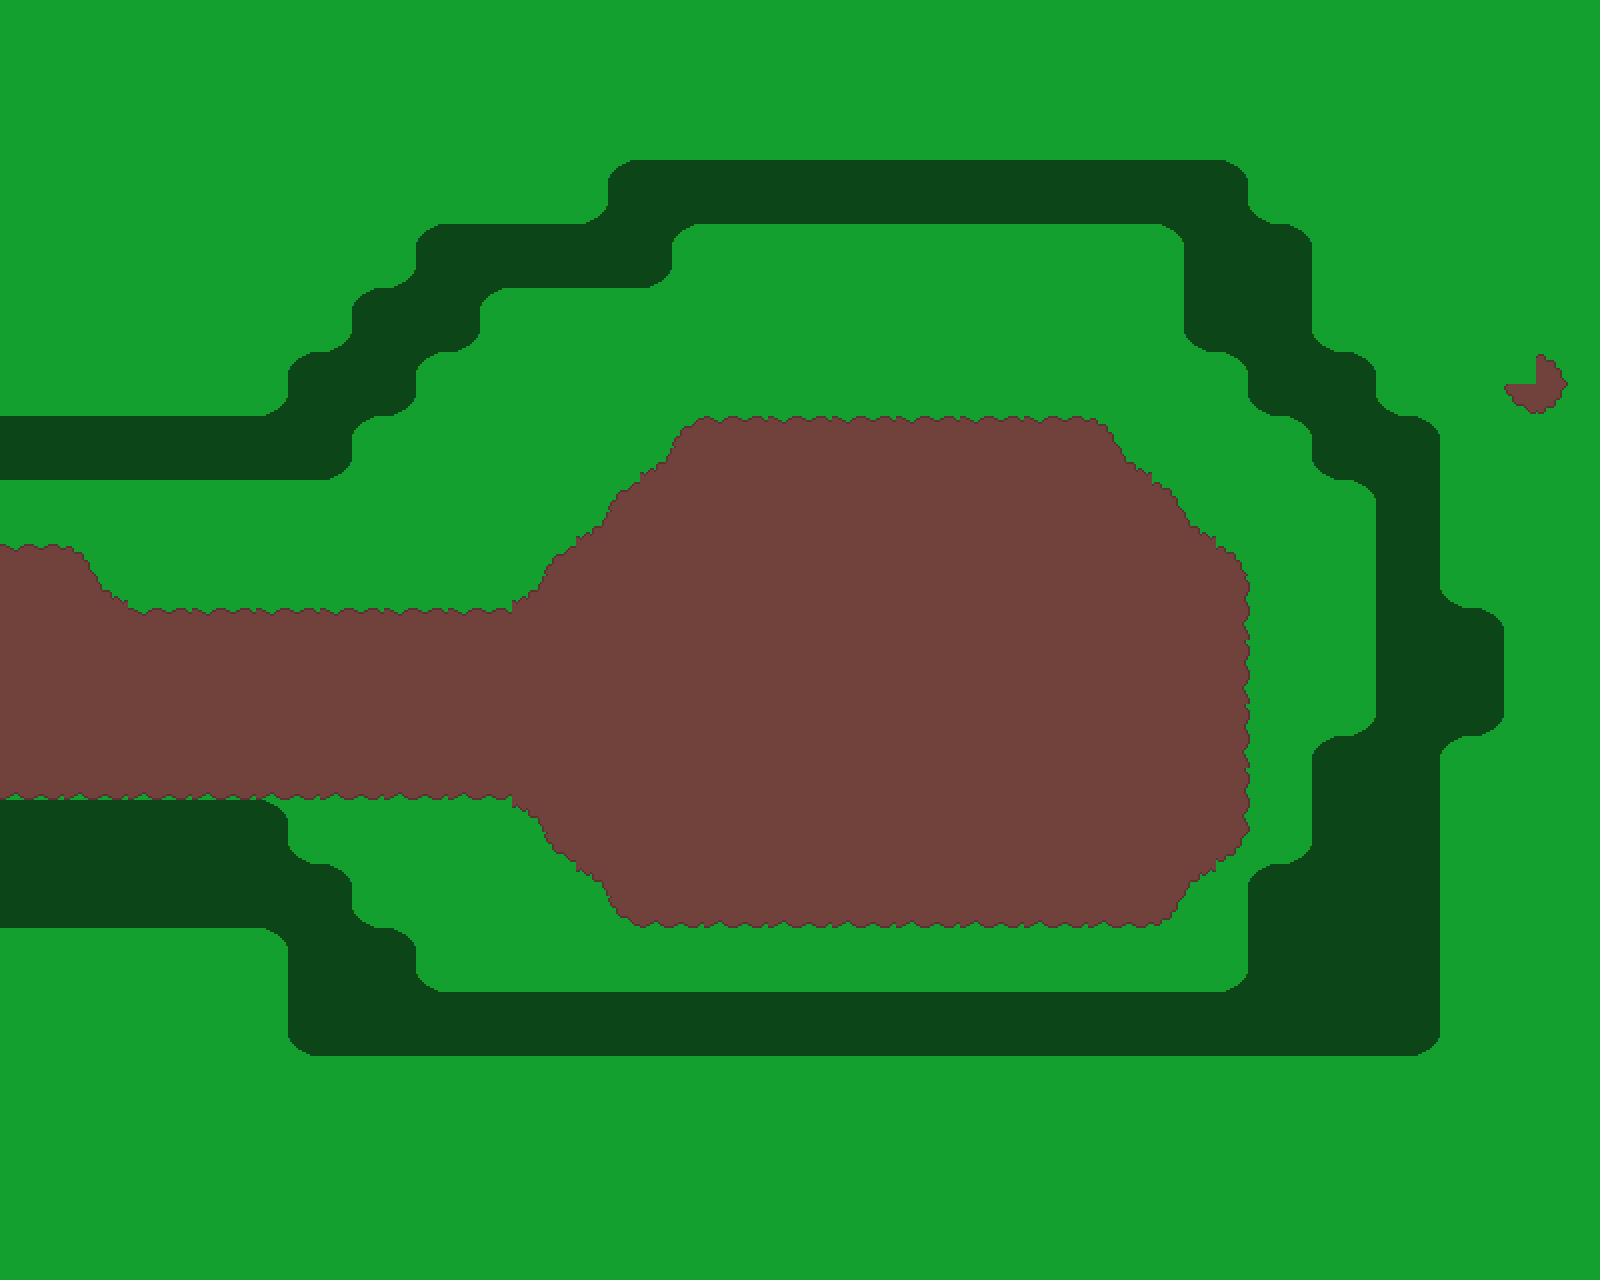

This game map was drawn from its Tiled (.tmx) file and the tilesets committed beside it. A one-line description and the trimmed map source follow:
An orthogonal 25x20 tile map with 64x64 px tiles, 3 tile layers (grass, dirt, collisions), 5 tilesets and 194 objects.

<map version="1.10" tiledversion="1.12.1" orientation="orthogonal" renderorder="right-up" width="25" height="20" tilewidth="64" tileheight="64" infinite="0" nextlayerid="32" nextobjectid="434">
 <tileset firstgid="1" source="TS_grass.tsx" />
 <tileset firstgid="16" name="TS_dirt" tilewidth="64" tileheight="64" tilecount="15" columns="5">
  <image source="../tilesets/tilesets/stone/TS_dirt.png" width="320" height="192" />
  <wangsets>
   <wangset name="dirt_terrain" type="corner" tile="-1">
    <wangcolor name="" color="#ff0000" tile="-1" probability="1" />
    <wangtile tileid="0" wangid="0,0,0,1,0,0,0,0" />
    <wangtile tileid="1" wangid="0,0,0,1,0,1,0,0" />
    <wangtile tileid="2" wangid="0,0,0,0,0,1,0,0" />
    <wangtile tileid="3" wangid="0,1,0,0,0,1,0,1" />
    <wangtile tileid="4" wangid="0,1,0,1,0,0,0,1" />
    <wangtile tileid="5" wangid="0,1,0,1,0,0,0,0" />
    <wangtile tileid="6" wangid="0,1,0,1,0,1,0,1" />
    <wangtile tileid="7" wangid="0,0,0,0,0,1,0,1" />
    <wangtile tileid="8" wangid="0,0,0,1,0,1,0,1" />
    <wangtile tileid="9" wangid="0,1,0,1,0,1,0,0" />
    <wangtile tileid="10" wangid="0,1,0,0,0,0,0,0" />
    <wangtile tileid="11" wangid="0,1,0,0,0,0,0,1" />
    <wangtile tileid="12" wangid="0,0,0,0,0,0,0,1" />
   </wangset>
  </wangsets>
 </tileset>
 <tileset firstgid="31" source="TS_forest_bit.tsx" />
 <tileset firstgid="32" source="TS_shadows.tsx" />
 <tileset firstgid="47" source="TS_trees_single.tsx" />
 <layer id="12" name="grass" width="25" height="20">
  <data>[500 cells, 500 non-empty, 1 distinct tile ids]</data>
 </layer>
 <layer id="16" name="dirt" width="25" height="20">
  <data>[500 cells, 137 non-empty, 12 distinct tile ids]</data>
 </layer>
 <layer id="31" name="collisions" width="25" height="20">
  <data>[500 cells, 142 non-empty, 13 distinct tile ids]</data>
 </layer>
 <objectgroup id="29" name="trees">
  <object id="50" gid="31" x="0" y="128" width="256" height="288" />
  <object id="51" gid="31" x="0" y="192" width="256" height="288" />
  <object id="52" gid="31" x="0" y="256" width="256" height="288" />
  <object id="53" gid="31" x="0" y="320" width="256" height="288" />
  <object id="54" gid="31" x="0" y="448" width="256" height="288" />
  <object id="55" gid="31" x="0" y="384" width="256" height="288" />
  <object id="56" gid="31" x="0" y="512" width="256" height="288" />
  <object id="73" gid="31" x="192" y="512" width="256" height="288" />
  <object id="74" gid="31" x="192" y="448" width="256" height="288" />
  <object id="75" gid="31" x="192" y="384" width="256" height="288" />
  <object id="76" gid="31" x="192" y="320" width="256" height="288" />
  <object id="77" gid="31" x="192" y="256" width="256" height="288" />
  <object id="78" gid="31" x="192" y="192" width="256" height="288" />
  <object id="79" gid="31" x="192" y="128" width="256" height="288" />
  <object id="80" gid="31" x="384" y="384" width="256" height="288" />
  <object id="81" gid="31" x="384" y="320" width="256" height="288" />
  <object id="82" gid="31" x="384" y="256" width="256" height="288" />
  <object id="83" gid="31" x="384" y="192" width="256" height="288" />
  <object id="84" gid="31" x="384" y="128" width="256" height="288" />
  <object id="85" gid="31" x="576" y="256" width="256" height="288" />
  <object id="86" gid="31" x="576" y="192" width="256" height="288" />
  <object id="87" gid="31" x="576" y="128" width="256" height="288" />
  <object id="88" gid="31" x="768" y="256" width="256" height="288" />
  <object id="89" gid="31" x="768" y="128" width="256" height="288" />
  <object id="90" gid="31" x="768" y="192" width="256" height="288" />
  <object id="91" gid="31" x="960" y="256" width="256" height="288" />
  <object id="92" gid="31" x="960" y="192" width="256" height="288" />
  <object id="94" gid="31" x="960" y="128" width="256" height="288" />
  <object id="95" gid="31" x="1152" y="256" width="256" height="288" />
  <object id="96" gid="31" x="1152" y="192" width="256" height="288" />
  <object id="97" gid="31" x="1152" y="128" width="256" height="288" />
  <object id="99" gid="31" x="1344" y="256" width="256" height="288" />
  <object id="101" gid="31" x="1344" y="128" width="256" height="288" />
  <object id="102" gid="31" x="1344" y="192" width="256" height="288" />
  <object id="168" gid="47" x="128" y="512" width="192" height="256" />
  <object id="169" gid="47" x="128" y="448" width="192" height="256" />
  <object id="170" gid="47" x="128" y="448" width="192" height="256" />
  <object id="171" gid="47" x="128" y="512" width="192" height="256" />
  <object id="172" gid="47" x="128" y="384" width="192" height="256" />
  <object id="173" gid="47" x="128" y="320" width="192" height="256" />
  <object id="174" gid="47" x="128" y="192" width="192" height="256" />
  <object id="177" gid="47" x="128" y="256" width="192" height="256" />
  <object id="178" gid="47" x="128" y="128" width="192" height="256" />
  <object id="179" gid="47" x="320" y="384" width="192" height="256" />
  <object id="180" gid="47" x="320" y="448" width="192" height="256" />
  <object id="181" gid="47" x="320" y="256" width="192" height="256" />
  <object id="182" gid="47" x="320" y="320" width="192" height="256" />
  <object id="183" gid="47" x="320" y="128" width="192" height="256" />
  <object id="184" gid="47" x="320" y="192" width="192" height="256" />
  <object id="185" gid="47" x="512" y="256" width="192" height="256" />
  <object id="191" gid="47" x="512" y="192" width="192" height="256" />
  <object id="192" gid="47" x="512" y="128" width="192" height="256" />
  <object id="193" gid="47" x="704" y="256" width="192" height="256" />
  <object id="194" gid="47" x="704" y="192" width="192" height="256" />
  <object id="195" gid="47" x="704" y="128" width="192" height="256" />
  <object id="196" gid="47" x="896" y="256" width="192" height="256" />
  <object id="197" gid="47" x="896" y="192" width="192" height="256" />
  <object id="198" gid="47" x="896" y="128" width="192" height="256" />
  <object id="199" gid="47" x="1088" y="256" width="192" height="256" />
  <object id="200" gid="47" x="1088" y="192" width="192" height="256" />
  <object id="201" gid="47" x="1088" y="128" width="192" height="256" />
  <object id="203" gid="47" x="1280" y="256" width="192" height="256" />
  <object id="204" gid="47" x="1280" y="192" width="192" height="256" />
  <object id="205" gid="47" x="1280" y="128" width="192" height="256" />
  <object id="214" gid="47" x="-64" y="512" width="192" height="256" />
  <object id="215" gid="47" x="-64" y="448" width="192" height="256" />
  <object id="216" gid="47" x="-64" y="384" width="192" height="256" />
  <object id="217" gid="47" x="-64" y="320" width="192" height="256" />
  <object id="218" gid="47" x="-64" y="256" width="192" height="256" />
  <object id="219" gid="47" x="-64" y="128" width="192" height="256" />
  <object id="220" gid="47" x="-64" y="192" width="192" height="256" />
  <object id="222" gid="47" x="1472" y="256" width="192" height="256" />
  <object id="223" gid="47" x="1472" y="192" width="192" height="256" />
  <object id="224" gid="47" x="1472" y="128" width="192" height="256" />
  <object id="225" gid="47" x="1472" y="256" width="192" height="256" />
  <object id="238" gid="31" x="1216" y="320" width="256" height="288" />
  <object id="239" gid="31" x="1216" y="384" width="256" height="288" />
  <object id="249" gid="31" x="1280" y="448" width="256" height="288" />
  <object id="250" gid="31" x="1088" y="320" width="256" height="288" />
  <object id="251" gid="31" x="1344" y="512" width="256" height="288" />
  <object id="252" gid="31" x="1344" y="640" width="256" height="288" />
  <object id="253" gid="31" x="1344" y="576" width="256" height="288" />
  <object id="255" gid="47" x="1344" y="320" width="192" height="256" />
  </objectgroup>
</map>
<!-- 111 of 194 objects omitted -->
